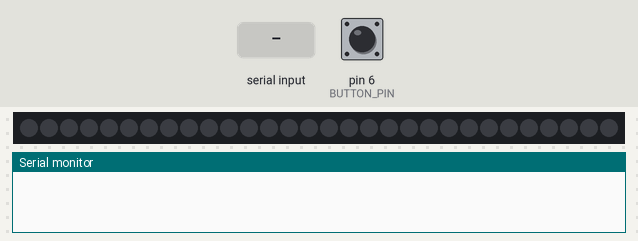
Bench run of a sketch on a simulated Arduino Uno, built with avr-gcc and run on an emulated ATmega328P. Parts: 30 RGB LEDs in strip order, left to right, the last lines printed to the serial monitor. The inputs (shaded band) are chosen by the test bench; at power-on: pin 6 (BUTTON_PIN) HIGH. Colours are those a GRB WS2812 strip shows for the declared byte order.

Above: at 1.2 s.
1.3 s: pin 6 (BUTTON_PIN) pulled LOW for 0.15 s
At 1.45 s:
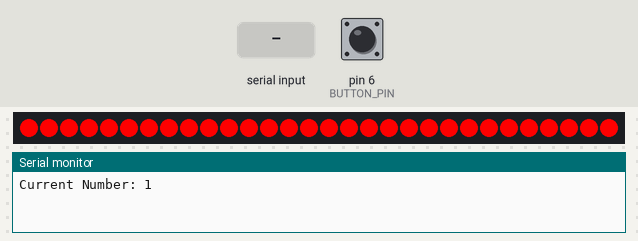
4.3 s: "Initializing serial\n" received over Serial
At 4.77 s:
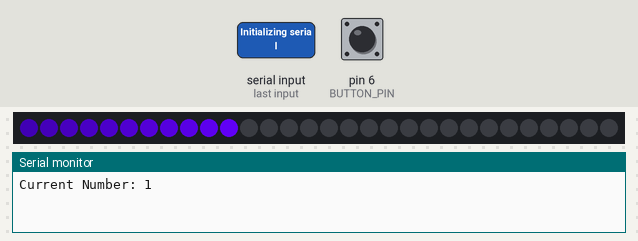
7.3 s: "BLOCK FOUND\n" received over Serial
At 12.27 s:
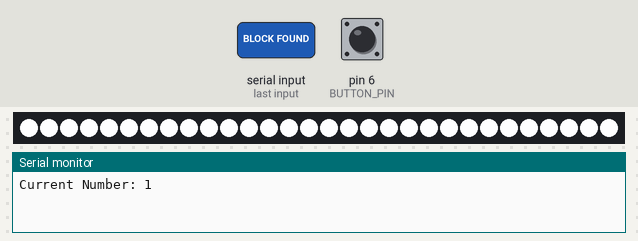

The sketch:

Button.ino
```cpp
// v2 - Written by IamGPIO - BitHalo for the Bitaxe
#include <FastLED.h>

#define NUM_LEDS 30
#define DATA_PIN 8
#define BUTTON_PIN 6          // Button pin
#define FADE_SPEED 5
#define MAX_INPUT_LENGTH 200  // Maximum length of input buffer
#define MAX_NUMBER 8          // Maximum number for LED colors

CRGB leds[NUM_LEDS];
String inputString = "";
unsigned long previousMillis = 0;           // Stores last time LEDs were updated
int count = 0;                              // Stores count for incrementing up to the NUM_LEDs
int bootLoopCount = 0;                      // Initialize a counter to keep track of the number of BootLoops
int currentNumber = 0;                      // Number to determine LED color
bool buttonPressed = false;                 // Flag to track button state

void setup() {
  FastLED.addLeds<WS2812, DATA_PIN, RGB>(leds, NUM_LEDS);
  pinMode(BUTTON_PIN, INPUT_PULLUP);        // Set button pin as input with pull-up resistor
  Serial.begin(115200);
  inputString.reserve(MAX_INPUT_LENGTH);
}

void loop() {
  // Check for button press
  if (digitalRead(BUTTON_PIN) == LOW) {
    if (!buttonPressed) { // Only act on the first button press
      buttonPressed = true;
      handleButtonPress();
    }
  } else {
    buttonPressed = false; // Reset flag when button is released
  }

  // Actively check for serial data
  while (Serial.available()) {
    char inChar = (char)Serial.read();
    inputString += inChar;

    // Check for newline character or buffer overflow
    if (inChar == '\n' || inputString.length() >= MAX_INPUT_LENGTH) {
      processInput();
    }
  }
}

void processInput() {
  if (inputString.indexOf("accepted") >= 0) {
    pulseLeds();
  }

  if (inputString.indexOf("BLOCK FOUND") >= 0) {
    BuyLambo();
  }

  if (inputString.indexOf("Initializing serial") >= 0) {
    for (int i = 0; i < 25000; i++) { // Run BootLoops 25000 times
      BootLoops(0, 100, 255, 30, 30, 1000, 1);
      bootLoopCount++;
      if (bootLoopCount >= 250) {
        break; // Exit the loop after 250 iterations
      }
    }
  }

  // Clear the input string for new data
  inputString = "";
}

void pulseLeds() {
  // Get the color based on the current number
  CRGB color = getColorForNumber(currentNumber);

  // Set all LEDs to the color and then show them
  fill_solid(leds, NUM_LEDS, color);
  FastLED.show();
  delay(200); // Wait for a short period

  // Gradually fade out all LEDs while maintaining the color
  for (int brightness = 255; brightness >= 0; brightness -= FADE_SPEED) {
    CRGB fadedColor = color;
    fadedColor.nscale8(brightness);
    fill_solid(leds, NUM_LEDS, fadedColor);

    FastLED.show();
    delay(20); // Delay to control the speed of the fade out
  }
}

void handleButtonPress() {
  // Increment the current number and wrap around if it exceeds MAX_NUMBER
  currentNumber++;
  if (currentNumber > MAX_NUMBER) {
    currentNumber = 0;
  }

  // Print the current number to Serial for debugging
  Serial.print("Current Number: ");
  Serial.println(currentNumber);

  // Pulse the LEDs to show the new color
  pulseLeds();
}

void BuyLambo() {
  CRGB WHITE = CRGB(255, 255, 255);
  int flashCount = 0;

  while (flashCount < 1000000000) {
    // Turn on all LEDs to white
    fill_solid(leds, NUM_LEDS, WHITE);
    FastLED.show();
    delay(100); // Wait for a short period

    // Turn off all LEDs
    fill_solid(leds, NUM_LEDS, CRGB::Black);
    FastLED.show();
    delay(100); // Wait for a short period

    flashCount++;
  }
}

void BootLoops(int red, int green, int blue, int tail_length, int delay_duration, int interval, int direction) {
  unsigned long currentMillis = millis();   // Get the time
  if (currentMillis - previousMillis >= interval) {
    previousMillis = currentMillis;         // Save the last time the LEDs were updated
    count = 0;                              // Reset the count to 0 after each interval
  }
  if (direction == -1) {        // Reverse direction option for LEDs
    if (count < NUM_LEDS) {
      leds[NUM_LEDS - (count % (NUM_LEDS + 1))].setRGB(red, green, blue);    // Set LEDs with the color value
      count++;
    }
  } else {
    if (count < NUM_LEDS) {     // Forward direction option for LEDs
      leds[count % (NUM_LEDS + 1)].setRGB(red, green, blue);    // Set LEDs with the color value
      count++;
    }
  }
  fadeToBlackBy(leds, NUM_LEDS, tail_length);                 // Fade the tail LEDs to black
  FastLED.show();
  delay(delay_duration);                                      // Delay to set the speed of the animation
}

// Function to map numbers to colors
CRGB getColorForNumber(int number) {
  switch (number) {
    case 0: return CRGB(50, 255, 0);   // Orange (GRB: G=165, R=255, B=0)
    case 1: return CRGB(0, 255, 0);   // Red (GRB: G=255, R=0, B=0)
    case 2: return CRGB(255, 0, 0);   // Green (GRB: G=0, R=255, B=0)
    case 3: return CRGB(0, 0, 255);   // Blue (GRB: G=0, R=0, B=255)
    case 4: return CRGB(255, 0, 255); // Cyan (GRB: G=255, R=0, B=255)
    case 5: return CRGB(0, 255, 255); // Magenta (GRB: G=0, R=255, B=255)
    case 6: return CRGB(255, 255, 0); // Yellow (GRB: G=255, R=255, B=0)
    case 7: return CRGB(0, 128, 128); // Purple (GRB: G=128, R=0, B=128)
    case 8: return CRGB(150, 150, 150); // White (GRB: G=255, R=255, B=255)
    default: return CRGB(0, 0, 0);     // Black (off)
  }
}
```

Measured:
- after the input at 1.3 s, the LEDs: change at once (image 1)
- after the input at 4.3 s, the LEDs: first change at once (image 2 shows a later state)
- after the input at 7.3 s, the LEDs: first differ from a run without the input after 4.9 s (image 3)
